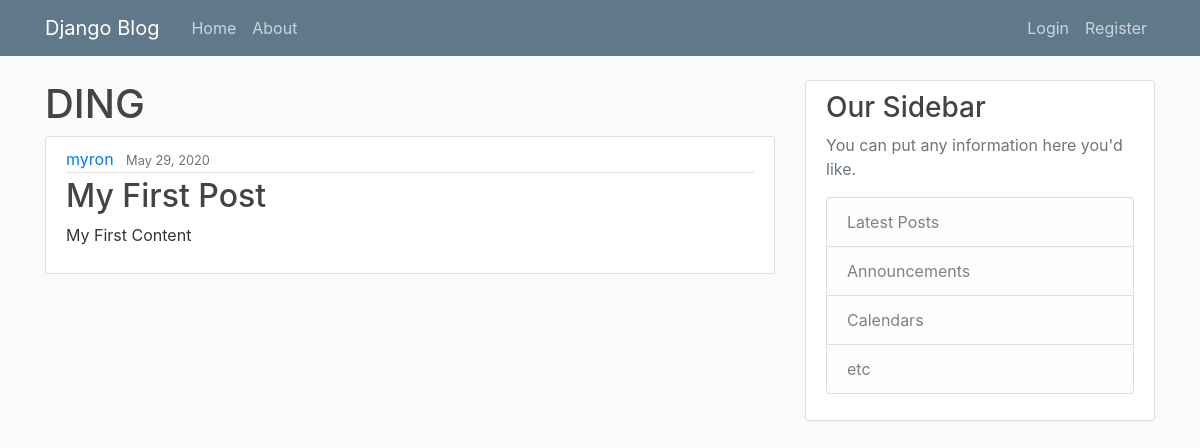
The page / on the database its author committed.
### blog/models.py (models this page shows, shortened)
class Post(models.Model):
    title = models.CharField(max_length=100)
    content = models.TextField()
    date_posted = models.DateTimeField(default=timezone.now)
    author = models.ForeignKey(User, on_delete=models.CASCADE)

### blog/views.py (the view)
# urls.py: path('', views.home, name="blog-home"),
def home(request):
    context = {
        'posts': Post.objects.all()
    }
    return render(request, 'blog/home.html', context)

### blog/templates/blog/home.html
{% extends "blog/base.html" %}
{% block content %}
<h1> DING </h1>
{% for post in posts %}
<article class="media content-section">
    <div class="media-body">
        <div class="article-metadata">
            <a class="mr-2" href="#">{{ post.author }}</a>
            <small class="text-muted">{{ post.date_posted | date:"F d, Y"}}</small>
        </div>
        <h2><a class="article-title" href="#">{{ post.title }}</a></h2>
        <p class="article-content">{{ post.content }}</p>
    </div>
</article>
{% endfor %}
{% endblock content %}

### blog/static/blog/main.css (style rules this page uses)
body { background: #fafafa; color: #333333; margin-top: 5rem; }
h1, h2, h3, h4, h5, h6 { color: #444444; }
.content-section { background: #ffffff; padding: 10px 20px; border: 1px solid #dddddd; border-radius: 3px; margin-bottom: 20px; }
.article-title { color: #444444; }
.article-content { white-space: pre-line; }
.article-metadata { padding-bottom: 1px; margin-bottom: 4px; border-bottom: 1px solid #e3e3e3 }

### rows shown on the page
Post: author "myron", date_posted "May 29, 2020", title "My First Post", content "My First Content"
